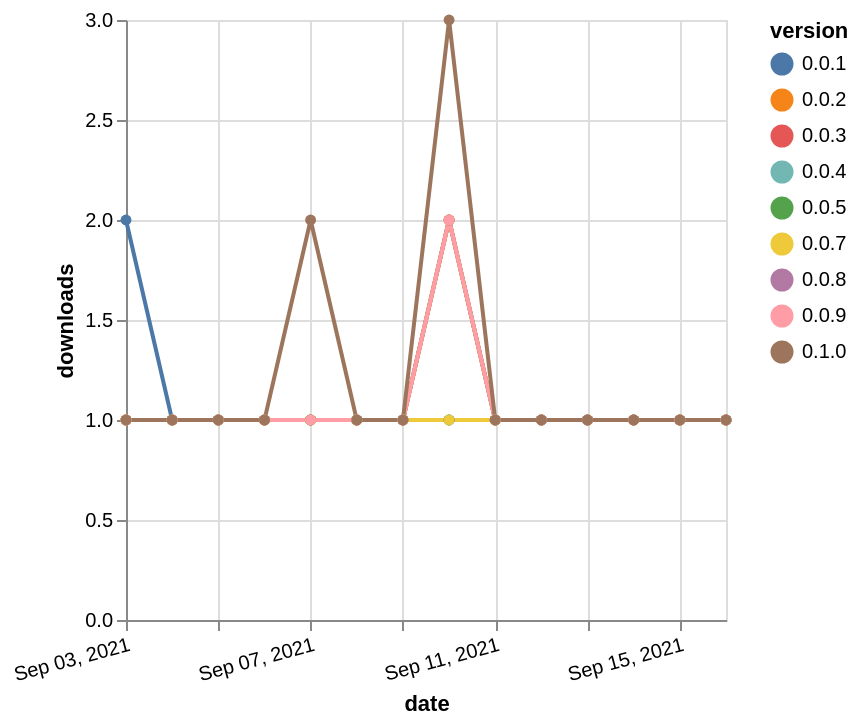

Here is the Vega-Lite specification saved for this chart:
### Vega-Lite specification from a JSON file in a GitHub repository (floating-point values rounded to 4 significant figures)
{"$schema": "https://vega.github.io/schema/vega-lite/v5.json", "description": "A simple bar chart with embedded data.", "data": {"values": [{"date": "2021-09-03", "total": 169, "delta": 1, "version": "0.0.3"}, {"date": "2021-09-04", "total": 170, "delta": 1, "version": "0.0.3"}, {"date": "2021-09-05", "total": 171, "delta": 1, "version": "0.0.3"}, {"date": "2021-09-06", "total": 172, "delta": 1, "version": "0.0.3"}, {"date": "2021-09-07", "total": 173, "delta": 1, "version": "0.0.3"}, {"date": "2021-09-08", "total": 174, "delta": 1, "version": "0.0.3"}, {"date": "2021-09-09", "total": 175, "delta": 1, "version": "0.0.3"}, {"date": "2021-09-10", "total": 177, "delta": 2, "version": "0.0.3"}, {"date": "2021-09-11", "total": 178, "delta": 1, "version": "0.0.3"}, {"date": "2021-09-12", "total": 179, "delta": 1, "version": "0.0.3"}, {"date": "2021-09-13", "total": 180, "delta": 1, "version": "0.0.3"}, {"date": "2021-09-14", "total": 181, "delta": 1, "version": "0.0.3"}, {"date": "2021-09-15", "total": 182, "delta": 1, "version": "0.0.3"}, {"date": "2021-09-16", "total": 183, "delta": 1, "version": "0.0.3"}, {"date": "2021-09-03", "total": 150, "delta": 1, "version": "0.0.5"}, {"date": "2021-09-04", "total": 151, "delta": 1, "version": "0.0.5"}, {"date": "2021-09-05", "total": 152, "delta": 1, "version": "0.0.5"}, {"date": "2021-09-06", "total": 153, "delta": 1, "version": "0.0.5"}, {"date": "2021-09-07", "total": 154, "delta": 1, "version": "0.0.5"}, {"date": "2021-09-08", "total": 155, "delta": 1, "version": "0.0.5"}, {"date": "2021-09-09", "total": 156, "delta": 1, "version": "0.0.5"}, {"date": "2021-09-10", "total": 157, "delta": 1, "version": "0.0.5"}, {"date": "2021-09-11", "total": 158, "delta": 1, "version": "0.0.5"}, {"date": "2021-09-12", "total": 159, "delta": 1, "version": "0.0.5"}, {"date": "2021-09-13", "total": 160, "delta": 1, "version": "0.0.5"}, {"date": "2021-09-14", "total": 161, "delta": 1, "version": "0.0.5"}, {"date": "2021-09-15", "total": 162, "delta": 1, "version": "0.0.5"}, {"date": "2021-09-16", "total": 163, "delta": 1, "version": "0.0.5"}, {"date": "2021-09-03", "total": 141, "delta": 1, "version": "0.0.8"}, {"date": "2021-09-04", "total": 142, "delta": 1, "version": "0.0.8"}, {"date": "2021-09-05", "total": 143, "delta": 1, "version": "0.0.8"}, {"date": "2021-09-06", "total": 144, "delta": 1, "version": "0.0.8"}, {"date": "2021-09-07", "total": 145, "delta": 1, "version": "0.0.8"}, {"date": "2021-09-08", "total": 146, "delta": 1, "version": "0.0.8"}, {"date": "2021-09-09", "total": 147, "delta": 1, "version": "0.0.8"}, {"date": "2021-09-10", "total": 149, "delta": 2, "version": "0.0.8"}, {"date": "2021-09-11", "total": 150, "delta": 1, "version": "0.0.8"}, {"date": "2021-09-12", "total": 151, "delta": 1, "version": "0.0.8"}, {"date": "2021-09-13", "total": 152, "delta": 1, "version": "0.0.8"}, {"date": "2021-09-14", "total": 153, "delta": 1, "version": "0.0.8"}, {"date": "2021-09-15", "total": 154, "delta": 1, "version": "0.0.8"}, {"date": "2021-09-16", "total": 155, "delta": 1, "version": "0.0.8"}, {"date": "2021-09-03", "total": 153, "delta": 1, "version": "0.0.4"}, {"date": "2021-09-04", "total": 154, "delta": 1, "version": "0.0.4"}, {"date": "2021-09-05", "total": 155, "delta": 1, "version": "0.0.4"}, {"date": "2021-09-06", "total": 156, "delta": 1, "version": "0.0.4"}, {"date": "2021-09-07", "total": 157, "delta": 1, "version": "0.0.4"}, {"date": "2021-09-08", "total": 158, "delta": 1, "version": "0.0.4"}, {"date": "2021-09-09", "total": 159, "delta": 1, "version": "0.0.4"}, {"date": "2021-09-10", "total": 161, "delta": 2, "version": "0.0.4"}, {"date": "2021-09-11", "total": 162, "delta": 1, "version": "0.0.4"}, {"date": "2021-09-12", "total": 163, "delta": 1, "version": "0.0.4"}, {"date": "2021-09-13", "total": 164, "delta": 1, "version": "0.0.4"}, {"date": "2021-09-14", "total": 165, "delta": 1, "version": "0.0.4"}, {"date": "2021-09-15", "total": 166, "delta": 1, "version": "0.0.4"}, {"date": "2021-09-16", "total": 167, "delta": 1, "version": "0.0.4"}, {"date": "2021-09-03", "total": 169, "delta": 1, "version": "0.0.2"}, {"date": "2021-09-04", "total": 170, "delta": 1, "version": "0.0.2"}, {"date": "2021-09-05", "total": 171, "delta": 1, "version": "0.0.2"}, {"date": "2021-09-06", "total": 172, "delta": 1, "version": "0.0.2"}, {"date": "2021-09-07", "total": 173, "delta": 1, "version": "0.0.2"}, {"date": "2021-09-08", "total": 174, "delta": 1, "version": "0.0.2"}, {"date": "2021-09-09", "total": 175, "delta": 1, "version": "0.0.2"}, {"date": "2021-09-10", "total": 177, "delta": 2, "version": "0.0.2"}, {"date": "2021-09-11", "total": 178, "delta": 1, "version": "0.0.2"}, {"date": "2021-09-12", "total": 179, "delta": 1, "version": "0.0.2"}, {"date": "2021-09-13", "total": 180, "delta": 1, "version": "0.0.2"}, {"date": "2021-09-14", "total": 181, "delta": 1, "version": "0.0.2"}, {"date": "2021-09-15", "total": 182, "delta": 1, "version": "0.0.2"}, {"date": "2021-09-16", "total": 183, "delta": 1, "version": "0.0.2"}, {"date": "2021-09-03", "total": 169, "delta": 2, "version": "0.0.1"}, {"date": "2021-09-04", "total": 170, "delta": 1, "version": "0.0.1"}, {"date": "2021-09-05", "total": 171, "delta": 1, "version": "0.0.1"}, {"date": "2021-09-06", "total": 172, "delta": 1, "version": "0.0.1"}, {"date": "2021-09-07", "total": 173, "delta": 1, "version": "0.0.1"}, {"date": "2021-09-08", "total": 174, "delta": 1, "version": "0.0.1"}, {"date": "2021-09-09", "total": 175, "delta": 1, "version": "0.0.1"}, {"date": "2021-09-10", "total": 176, "delta": 1, "version": "0.0.1"}, {"date": "2021-09-11", "total": 177, "delta": 1, "version": "0.0.1"}, {"date": "2021-09-12", "total": 178, "delta": 1, "version": "0.0.1"}, {"date": "2021-09-13", "total": 179, "delta": 1, "version": "0.0.1"}, {"date": "2021-09-14", "total": 180, "delta": 1, "version": "0.0.1"}, {"date": "2021-09-15", "total": 181, "delta": 1, "version": "0.0.1"}, {"date": "2021-09-16", "total": 182, "delta": 1, "version": "0.0.1"}, {"date": "2021-09-03", "total": 145, "delta": 1, "version": "0.0.7"}, {"date": "2021-09-04", "total": 146, "delta": 1, "version": "0.0.7"}, {"date": "2021-09-05", "total": 147, "delta": 1, "version": "0.0.7"}, {"date": "2021-09-06", "total": 148, "delta": 1, "version": "0.0.7"}, {"date": "2021-09-07", "total": 149, "delta": 1, "version": "0.0.7"}, {"date": "2021-09-08", "total": 150, "delta": 1, "version": "0.0.7"}, {"date": "2021-09-09", "total": 151, "delta": 1, "version": "0.0.7"}, {"date": "2021-09-10", "total": 152, "delta": 1, "version": "0.0.7"}, {"date": "2021-09-11", "total": 153, "delta": 1, "version": "0.0.7"}, {"date": "2021-09-12", "total": 154, "delta": 1, "version": "0.0.7"}, {"date": "2021-09-13", "total": 155, "delta": 1, "version": "0.0.7"}, {"date": "2021-09-14", "total": 156, "delta": 1, "version": "0.0.7"}, {"date": "2021-09-15", "total": 157, "delta": 1, "version": "0.0.7"}, {"date": "2021-09-16", "total": 158, "delta": 1, "version": "0.0.7"}, {"date": "2021-09-03", "total": 159, "delta": 1, "version": "0.0.9"}, {"date": "2021-09-04", "total": 160, "delta": 1, "version": "0.0.9"}, {"date": "2021-09-05", "total": 161, "delta": 1, "version": "0.0.9"}, {"date": "2021-09-06", "total": 162, "delta": 1, "version": "0.0.9"}, {"date": "2021-09-07", "total": 163, "delta": 1, "version": "0.0.9"}, {"date": "2021-09-08", "total": 164, "delta": 1, "version": "0.0.9"}, {"date": "2021-09-09", "total": 165, "delta": 1, "version": "0.0.9"}, {"date": "2021-09-10", "total": 167, "delta": 2, "version": "0.0.9"}, {"date": "2021-09-11", "total": 168, "delta": 1, "version": "0.0.9"}, {"date": "2021-09-12", "total": 169, "delta": 1, "version": "0.0.9"}, {"date": "2021-09-13", "total": 170, "delta": 1, "version": "0.0.9"}, {"date": "2021-09-14", "total": 171, "delta": 1, "version": "0.0.9"}, {"date": "2021-09-15", "total": 172, "delta": 1, "version": "0.0.9"}, {"date": "2021-09-16", "total": 173, "delta": 1, "version": "0.0.9"}, {"date": "2021-09-03", "total": 241, "delta": 1, "version": "0.1.0"}, {"date": "2021-09-04", "total": 242, "delta": 1, "version": "0.1.0"}, {"date": "2021-09-05", "total": 243, "delta": 1, "version": "0.1.0"}, {"date": "2021-09-06", "total": 244, "delta": 1, "version": "0.1.0"}, {"date": "2021-09-07", "total": 246, "delta": 2, "version": "0.1.0"}, {"date": "2021-09-08", "total": 247, "delta": 1, "version": "0.1.0"}, {"date": "2021-09-09", "total": 248, "delta": 1, "version": "0.1.0"}, {"date": "2021-09-10", "total": 251, "delta": 3, "version": "0.1.0"}, {"date": "2021-09-11", "total": 252, "delta": 1, "version": "0.1.0"}, {"date": "2021-09-12", "total": 253, "delta": 1, "version": "0.1.0"}, {"date": "2021-09-13", "total": 254, "delta": 1, "version": "0.1.0"}, {"date": "2021-09-14", "total": 255, "delta": 1, "version": "0.1.0"}, {"date": "2021-09-15", "total": 256, "delta": 1, "version": "0.1.0"}, {"date": "2021-09-16", "total": 257, "delta": 1, "version": "0.1.0"}]}, "width": "container", "mark": {"type": "line", "point": {"filled": true}}, "encoding": {"x": {"field": "date", "type": "temporal", "timeUnit": "yearmonthdate", "title": "date", "axis": {"labelAngle": -15}}, "y": {"field": "delta", "type": "quantitative", "title": "downloads"}, "color": {"field": "version", "type": "nominal"}, "tooltip": {"field": "delta"}}}
